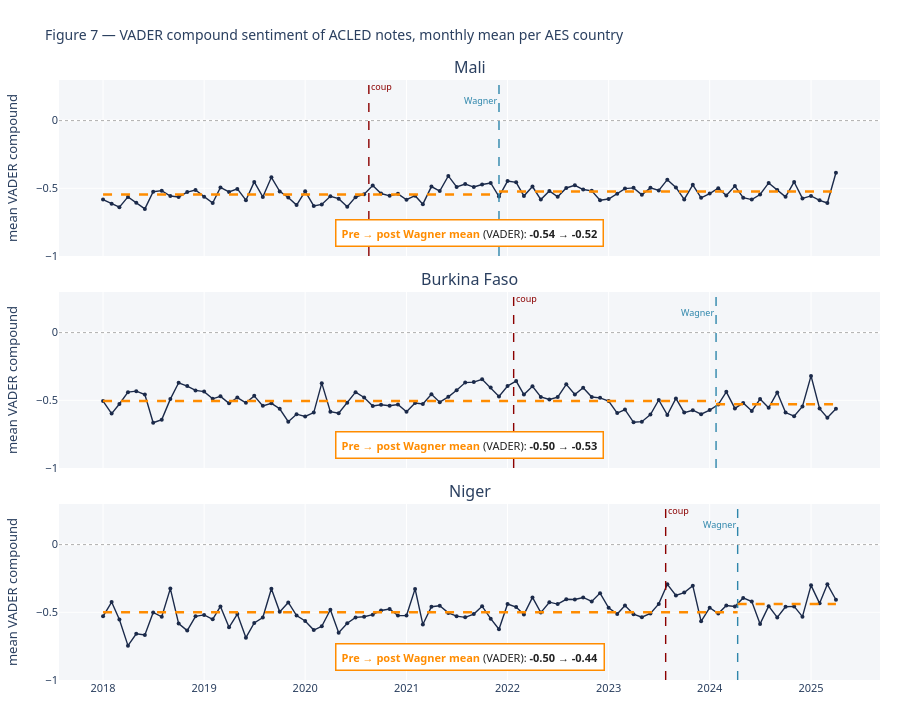

Notebook code cell kept with this figure:
### Markdown cell above
### Aggregate to monthly means and render Figure 7

Three-panel small-multiple, one row per AES country, with coup (red dashed) and Wagner-arrival (blue dashed) vertical reference lines. Values clipped to [-1, 0.3] for legibility.

### Code cell
# Monthly mean compound per country
month_sent = (aes.groupby(['country', 'year_month'])['vader_compound']
              .mean().reset_index())

# Treatment dates from final_stats
with open(STATS_PATH) as f:
    fs = json.load(f)
coup_dates = {
    'Mali': pd.Timestamp(fs['mali_first_coup']),
    'Burkina Faso': pd.Timestamp(fs['bf_first_coup']),
    'Niger': pd.Timestamp(fs['niger_first_coup']),
}
wagner_dates = {
    'Mali': pd.Timestamp(fs['mali_wagner_arrival']),
    'Burkina Faso': pd.Timestamp(fs['bf_wagner_arrival']),
    'Niger': pd.Timestamp(fs['niger_wagner_arrival']),
}

fig07 = make_subplots(rows=3, cols=1, shared_xaxes=True, vertical_spacing=0.06,
                       subplot_titles=('Mali', 'Burkina Faso', 'Niger'))
for r, ctry in enumerate(['Mali', 'Burkina Faso', 'Niger'], start=1):
    sub = month_sent[month_sent.country == ctry].sort_values('year_month')
    fig07.add_trace(
        go.Scatter(
            x=sub['year_month'], y=sub['vader_compound'],
            mode='lines+markers', line=dict(width=1.4, color='#1B2A4A'),
            marker=dict(size=4, color='#1B2A4A'),
            name=ctry, showlegend=False,
            hovertemplate='%{x|%b %Y}<br>mean compound = %{y:.3f}<extra></extra>',
        ), row=r, col=1)
    # Zero reference
    fig07.add_hline(y=0, line=dict(color='#999', dash='dot', width=0.8), row=r, col=1)
    # Coup vline (use literal x value; avoid Plotly annotation_position bug on datetime axes in subplots)
    fig07.add_shape(type='line', x0=coup_dates[ctry], x1=coup_dates[ctry], y0=-1, y1=0.3,
                     line=dict(color='#8B0000', dash='dash', width=1.4), row=r, col=1)
    fig07.add_annotation(x=coup_dates[ctry], y=0.25, text='coup', showarrow=False,
                          font=dict(size=9, color='#8B0000'), row=r, col=1, xanchor='left')
    fig07.add_shape(type='line', x0=wagner_dates[ctry], x1=wagner_dates[ctry], y0=-1, y1=0.3,
                     line=dict(color='#2E86AB', dash='dash', width=1.4), row=r, col=1)
    fig07.add_annotation(x=wagner_dates[ctry], y=0.15, text='Wagner', showarrow=False,
                          font=dict(size=9, color='#2E86AB'), row=r, col=1, xanchor='right')

    # Bright-orange mean lines + inline midpoint labels with opaque white
    # background so they don't visually overlap the dark navy data line.
    w_ts = wagner_dates[ctry]
    pre_v = sub[sub['year_month'] < w_ts]['vader_compound']
    post_v = sub[sub['year_month'] >= w_ts]['vader_compound']
    if len(pre_v) and len(post_v):
        pre_m = pre_v.mean(); post_m = post_v.mean()
        earliest = sub['year_month'].min(); latest = sub['year_month'].max()
        MEAN_COLOR = '#FF8C00'
        fig07.add_shape(type='line', x0=earliest, x1=w_ts, y0=pre_m, y1=pre_m,
                         line=dict(color=MEAN_COLOR, width=2.5, dash='dash'),
                         row=r, col=1)
        fig07.add_shape(type='line', x0=w_ts, x1=latest, y0=post_m, y1=post_m,
                         line=dict(color=MEAN_COLOR, width=2.5, dash='dash'),
                         row=r, col=1)
        # Single consolidated textbox per panel (bottom-center) with both means
        # and orange styling matching the orange mean lines above.
        xref_p_d = 'x domain' if r == 1 else f'x{r} domain'
        yref_p_d = 'y domain' if r == 1 else f'y{r} domain'
        means_text = (
            f'<b><span style="color:{MEAN_COLOR}">Pre → post Wagner mean</span></b> '
            f'(VADER): <b>{pre_m:.2f} → {post_m:.2f}</b>'
        )
        fig07.add_annotation(xref=xref_p_d, yref=yref_p_d, x=0.5, y=0.05,
                              xanchor='center', yanchor='bottom',
                              text=means_text, showarrow=False,
                              font=dict(size=11, color='#222'),
                              bgcolor='#FFFFFF', bordercolor=MEAN_COLOR,
                              borderwidth=1.5, borderpad=5)

fig07.update_layout(
    title=dict(text='Figure 7 — VADER compound sentiment of ACLED notes, monthly mean per AES country',
               font=dict(size=14)),
    height=720, margin=dict(t=80, l=30, r=20, b=40),
    paper_bgcolor='#FFFFFF', plot_bgcolor='#F4F6F9',
    font=dict(family='Segoe UI, system-ui, sans-serif', size=11),
)
fig07.update_yaxes(title_text='mean VADER compound', range=[-1, 0.3])
fig07.write_html(FIGS / 'fig_07_sentiment.html', include_plotlyjs='cdn', full_html=True)
fig07.show()
print('Saved fig_07_sentiment.html')

### Figure 1 — Plotly figure (JSON) as saved in the notebook; plotly's stock layout.template omitted (floating-point values rounded to 4 significant figures)
{"data": [{"hovertemplate": "%{x|%b %Y}<br>mean compound = %{y:.3f}<extra></extra>", "line": {"color": "#1B2A4A", "width": 1.4}, "marker": {"color": "#1B2A4A", "size": 4}, "mode": "lines+markers", "name": "Mali", "showlegend": false, "type": "scatter", "x": ["2018-01-01T00:00:00.000000", "2018-02-01T00:00:00.000000", "2018-03-01T00:00:00.000000", "2018-04-01T00:00:00.000000", "2018-05-01T00:00:00.000000", "2018-06-01T00:00:00.000000", "2018-07-01T00:00:00.000000", "2018-08-01T00:00:00.000000", "2018-09-01T00:00:00.000000", "2018-10-01T00:00:00.000000", "2018-11-01T00:00:00.000000", "2018-12-01T00:00:00.000000", "2019-01-01T00:00:00.000000", "2019-02-01T00:00:00.000000", "2019-03-01T00:00:00.000000", "2019-04-01T00:00:00.000000", "2019-05-01T00:00:00.000000", "2019-06-01T00:00:00.000000", "2019-07-01T00:00:00.000000", "2019-08-01T00:00:00.000000", "2019-09-01T00:00:00.000000", "2019-10-01T00:00:00.000000", "2019-11-01T00:00:00.000000", "2019-12-01T00:00:00.000000", "2020-01-01T00:00:00.000000", "2020-02-01T00:00:00.000000", "2020-03-01T00:00:00.000000", "2020-04-01T00:00:00.000000", "2020-05-01T00:00:00.000000", "2020-06-01T00:00:00.000000", "2020-07-01T00:00:00.000000", "2020-08-01T00:00:00.000000", "2020-09-01T00:00:00.000000", "2020-10-01T00:00:00.000000", "2020-11-01T00:00:00.000000", "2020-12-01T00:00:00.000000", "2021-01-01T00:00:00.000000", "2021-02-01T00:00:00.000000", "2021-03-01T00:00:00.000000", "2021-04-01T00:00:00.000000", "2021-05-01T00:00:00.000000", "2021-06-01T00:00:00.000000", "2021-07-01T00:00:00.000000", "2021-08-01T00:00:00.000000", "2021-09-01T00:00:00.000000", "2021-10-01T00:00:00.000000", "2021-11-01T00:00:00.000000", "2021-12-01T00:00:00.000000", "2022-01-01T00:00:00.000000", "2022-02-01T00:00:00.000000", "2022-03-01T00:00:00.000000", "2022-04-01T00:00:00.000000", "2022-05-01T00:00:00.000000", "2022-06-01T00:00:00.000000", "2022-07-01T00:00:00.000000", "2022-08-01T00:00:00.000000", "2022-09-01T00:00:00.000000", "2022-10-01T00:00:00.000000", "2022-11-01T00:00:00.000000", "2022-12-01T00:00:00.000000", "2023-01-01T00:00:00.000000", "2023-02-01T00:00:00.000000", "2023-03-01T00:00:00.000000", "2023-04-01T00:00:00.000000", "2023-05-01T00:00:00.000000", "2023-06-01T00:00:00.000000", "2023-07-01T00:00:00.000000", "2023-08-01T00:00:00.000000", "2023-09-01T00:00:00.000000", "2023-10-01T00:00:00.000000", "2023-11-01T00:00:00.000000", "2023-12-01T00:00:00.000000", "2024-01-01T00:00:00.000000", "2024-02-01T00:00:00.000000", "2024-03-01T00:00:00.000000", "2024-04-01T00:00:00.000000", "2024-05-01T00:00:00.000000", "2024-06-01T00:00:00.000000", "2024-07-01T00:00:00.000000", "2024-08-01T00:00:00.000000", "2024-09-01T00:00:00.000000", "2024-10-01T00:00:00.000000", "2024-11-01T00:00:00.000000", "2024-12-01T00:00:00.000000", "2025-01-01T00:00:00.000000", "2025-02-01T00:00:00.000000", "2025-03-01T00:00:00.000000", "2025-04-01T00:00:00.000000"], "xaxis": "x", "y": [-0.5835, -0.6134, -0.6394, -0.5636, -0.6063, -0.6519, -0.5251, -0.5172, -0.5572, -0.5639, -0.5276, -0.5124, -0.5617, -0.6088, -0.4934, -0.5264, -0.5047, -0.5877, -0.4527, -0.5636, -0.4188, -0.5227, -0.5677, -0.6239, -0.5225, -0.6301, -0.619, -0.5588, -0.5763, -0.6355, -0.5653, -0.5438, -0.4785, -0.5386, -0.5555, -0.5409, -0.5844, -0.5547, -0.6172, -0.4872, -0.5207, -0.4084, -0.4905, -0.4683, -0.4906, -0.472, -0.4603, -0.5607, -0.4466, -0.456, -0.5565, -0.4868, -0.5835, -0.52, -0.5629, -0.4976, -0.4782, -0.5091, -0.5185, -0.5877, -0.5794, -0.5403, -0.5023, -0.4967, -0.5482, -0.4966, -0.5154, -0.4361, -0.4932, -0.5821, -0.4745, -0.5698, -0.5391, -0.4989, -0.5529, -0.4834, -0.5694, -0.5831, -0.5457, -0.4604, -0.5123, -0.5632, -0.4531, -0.5747, -0.5562, -0.589, -0.6084, -0.3854], "yaxis": "y"}, {"hovertemplate": "%{x|%b %Y}<br>mean compound = %{y:.3f}<extra></extra>", "line": {"color": "#1B2A4A", "width": 1.4}, "marker": {"color": "#1B2A4A", "size": 4}, "mode": "lines+markers", "name": "Burkina Faso", "showlegend": false, "type": "scatter", "x": ["2018-01-01T00:00:00.000000", "2018-02-01T00:00:00.000000", "2018-03-01T00:00:00.000000", "2018-04-01T00:00:00.000000", "2018-05-01T00:00:00.000000", "2018-06-01T00:00:00.000000", "2018-07-01T00:00:00.000000", "2018-08-01T00:00:00.000000", "2018-09-01T00:00:00.000000", "2018-10-01T00:00:00.000000", "2018-11-01T00:00:00.000000", "2018-12-01T00:00:00.000000", "2019-01-01T00:00:00.000000", "2019-02-01T00:00:00.000000", "2019-03-01T00:00:00.000000", "2019-04-01T00:00:00.000000", "2019-05-01T00:00:00.000000", "2019-06-01T00:00:00.000000", "2019-07-01T00:00:00.000000", "2019-08-01T00:00:00.000000", "2019-09-01T00:00:00.000000", "2019-10-01T00:00:00.000000", "2019-11-01T00:00:00.000000", "2019-12-01T00:00:00.000000", "2020-01-01T00:00:00.000000", "2020-02-01T00:00:00.000000", "2020-03-01T00:00:00.000000", "2020-04-01T00:00:00.000000", "2020-05-01T00:00:00.000000", "2020-06-01T00:00:00.000000", "2020-07-01T00:00:00.000000", "2020-08-01T00:00:00.000000", "2020-09-01T00:00:00.000000", "2020-10-01T00:00:00.000000", "2020-11-01T00:00:00.000000", "2020-12-01T00:00:00.000000", "2021-01-01T00:00:00.000000", "2021-02-01T00:00:00.000000", "2021-03-01T00:00:00.000000", "2021-04-01T00:00:00.000000", "2021-05-01T00:00:00.000000", "2021-06-01T00:00:00.000000", "2021-07-01T00:00:00.000000", "2021-08-01T00:00:00.000000", "2021-09-01T00:00:00.000000", "2021-10-01T00:00:00.000000", "2021-11-01T00:00:00.000000", "2021-12-01T00:00:00.000000", "2022-01-01T00:00:00.000000", "2022-02-01T00:00:00.000000", "2022-03-01T00:00:00.000000", "2022-04-01T00:00:00.000000", "2022-05-01T00:00:00.000000", "2022-06-01T00:00:00.000000", "2022-07-01T00:00:00.000000", "2022-08-01T00:00:00.000000", "2022-09-01T00:00:00.000000", "2022-10-01T00:00:00.000000", "2022-11-01T00:00:00.000000", "2022-12-01T00:00:00.000000", "2023-01-01T00:00:00.000000", "2023-02-01T00:00:00.000000", "2023-03-01T00:00:00.000000", "2023-04-01T00:00:00.000000", "2023-05-01T00:00:00.000000", "2023-06-01T00:00:00.000000", "2023-07-01T00:00:00.000000", "2023-08-01T00:00:00.000000", "2023-09-01T00:00:00.000000", "2023-10-01T00:00:00.000000", "2023-11-01T00:00:00.000000", "2023-12-01T00:00:00.000000", "2024-01-01T00:00:00.000000", "2024-02-01T00:00:00.000000", "2024-03-01T00:00:00.000000", "2024-04-01T00:00:00.000000", "2024-05-01T00:00:00.000000", "2024-06-01T00:00:00.000000", "2024-07-01T00:00:00.000000", "2024-08-01T00:00:00.000000", "2024-09-01T00:00:00.000000", "2024-10-01T00:00:00.000000", "2024-11-01T00:00:00.000000", "2024-12-01T00:00:00.000000", "2025-01-01T00:00:00.000000", "2025-02-01T00:00:00.000000", "2025-03-01T00:00:00.000000", "2025-04-01T00:00:00.000000"], "xaxis": "x2", "y": [-0.5056, -0.5981, -0.5274, -0.4398, -0.4324, -0.4571, -0.6656, -0.6428, -0.4912, -0.3706, -0.3949, -0.4268, -0.4356, -0.489, -0.4708, -0.5225, -0.4795, -0.5188, -0.4672, -0.541, -0.5223, -0.5624, -0.6578, -0.6026, -0.6194, -0.5906, -0.3734, -0.5844, -0.5955, -0.5182, -0.4397, -0.4794, -0.5424, -0.5333, -0.5401, -0.5316, -0.5843, -0.5198, -0.5274, -0.4552, -0.514, -0.4745, -0.4262, -0.3692, -0.3655, -0.3449, -0.4056, -0.4716, -0.3942, -0.3578, -0.4575, -0.3966, -0.4754, -0.494, -0.4761, -0.382, -0.4571, -0.407, -0.4755, -0.4816, -0.5055, -0.5947, -0.5681, -0.6623, -0.6578, -0.6055, -0.4976, -0.6082, -0.4862, -0.5909, -0.5733, -0.6029, -0.5718, -0.5315, -0.4372, -0.5599, -0.5197, -0.579, -0.4911, -0.5558, -0.4418, -0.5904, -0.6169, -0.5451, -0.3196, -0.5612, -0.6286, -0.5616], "yaxis": "y2"}, {"hovertemplate": "%{x|%b %Y}<br>mean compound = %{y:.3f}<extra></extra>", "line": {"color": "#1B2A4A", "width": 1.4}, "marker": {"color": "#1B2A4A", "size": 4}, "mode": "lines+markers", "name": "Niger", "showlegend": false, "type": "scatter", "x": ["2018-01-01T00:00:00.000000", "2018-02-01T00:00:00.000000", "2018-03-01T00:00:00.000000", "2018-04-01T00:00:00.000000", "2018-05-01T00:00:00.000000", "2018-06-01T00:00:00.000000", "2018-07-01T00:00:00.000000", "2018-08-01T00:00:00.000000", "2018-09-01T00:00:00.000000", "2018-10-01T00:00:00.000000", "2018-11-01T00:00:00.000000", "2018-12-01T00:00:00.000000", "2019-01-01T00:00:00.000000", "2019-02-01T00:00:00.000000", "2019-03-01T00:00:00.000000", "2019-04-01T00:00:00.000000", "2019-05-01T00:00:00.000000", "2019-06-01T00:00:00.000000", "2019-07-01T00:00:00.000000", "2019-08-01T00:00:00.000000", "2019-09-01T00:00:00.000000", "2019-10-01T00:00:00.000000", "2019-11-01T00:00:00.000000", "2019-12-01T00:00:00.000000", "2020-01-01T00:00:00.000000", "2020-02-01T00:00:00.000000", "2020-03-01T00:00:00.000000", "2020-04-01T00:00:00.000000", "2020-05-01T00:00:00.000000", "2020-06-01T00:00:00.000000", "2020-07-01T00:00:00.000000", "2020-08-01T00:00:00.000000", "2020-09-01T00:00:00.000000", "2020-10-01T00:00:00.000000", "2020-11-01T00:00:00.000000", "2020-12-01T00:00:00.000000", "2021-01-01T00:00:00.000000", "2021-02-01T00:00:00.000000", "2021-03-01T00:00:00.000000", "2021-04-01T00:00:00.000000", "2021-05-01T00:00:00.000000", "2021-06-01T00:00:00.000000", "2021-07-01T00:00:00.000000", "2021-08-01T00:00:00.000000", "2021-09-01T00:00:00.000000", "2021-10-01T00:00:00.000000", "2021-11-01T00:00:00.000000", "2021-12-01T00:00:00.000000", "2022-01-01T00:00:00.000000", "2022-02-01T00:00:00.000000", "2022-03-01T00:00:00.000000", "2022-04-01T00:00:00.000000", "2022-05-01T00:00:00.000000", "2022-06-01T00:00:00.000000", "2022-07-01T00:00:00.000000", "2022-08-01T00:00:00.000000", "2022-09-01T00:00:00.000000", "2022-10-01T00:00:00.000000", "2022-11-01T00:00:00.000000", "2022-12-01T00:00:00.000000", "2023-01-01T00:00:00.000000", "2023-02-01T00:00:00.000000", "2023-03-01T00:00:00.000000", "2023-04-01T00:00:00.000000", "2023-05-01T00:00:00.000000", "2023-06-01T00:00:00.000000", "2023-07-01T00:00:00.000000", "2023-08-01T00:00:00.000000", "2023-09-01T00:00:00.000000", "2023-10-01T00:00:00.000000", "2023-11-01T00:00:00.000000", "2023-12-01T00:00:00.000000", "2024-01-01T00:00:00.000000", "2024-02-01T00:00:00.000000", "2024-03-01T00:00:00.000000", "2024-04-01T00:00:00.000000", "2024-05-01T00:00:00.000000", "2024-06-01T00:00:00.000000", "2024-07-01T00:00:00.000000", "2024-08-01T00:00:00.000000", "2024-09-01T00:00:00.000000", "2024-10-01T00:00:00.000000", "2024-11-01T00:00:00.000000", "2024-12-01T00:00:00.000000", "2025-01-01T00:00:00.000000", "2025-02-01T00:00:00.000000", "2025-03-01T00:00:00.000000", "2025-04-01T00:00:00.000000"], "xaxis": "x3", "y": [-0.5294, -0.424, -0.553, -0.7463, -0.6593, -0.6674, -0.5014, -0.5329, -0.3247, -0.5834, -0.635, -0.5293, -0.5193, -0.5519, -0.4564, -0.6107, -0.5132, -0.6873, -0.5787, -0.5387, -0.326, -0.4967, -0.427, -0.5238, -0.5639, -0.6314, -0.6034, -0.4812, -0.6506, -0.5805, -0.5376, -0.5325, -0.5177, -0.4867, -0.4753, -0.5245, -0.524, -0.327, -0.5897, -0.4591, -0.4518, -0.5043, -0.5286, -0.5373, -0.513, -0.4549, -0.5473, -0.6254, -0.4384, -0.4608, -0.5167, -0.3899, -0.5021, -0.4252, -0.439, -0.4037, -0.4055, -0.3905, -0.42, -0.3584, -0.4671, -0.5127, -0.4502, -0.5136, -0.5362, -0.5084, -0.4379, -0.2932, -0.3752, -0.3544, -0.3034, -0.5669, -0.4662, -0.5092, -0.4494, -0.4566, -0.3939, -0.4201, -0.5856, -0.4543, -0.5377, -0.4589, -0.4562, -0.5323, -0.3009, -0.4337, -0.2934, -0.4075], "yaxis": "y3"}], "layout": {"annotations": [{"font": {"size": 16}, "showarrow": false, "text": "Mali", "x": 0.5, "xanchor": "center", "xref": "paper", "y": 1.0, "yanchor": "bottom", "yref": "paper"}, {"font": {"size": 16}, "showarrow": false, "text": "Burkina Faso", "x": 0.5, "xanchor": "center", "xref": "paper", "y": 0.6467, "yanchor": "bottom", "yref": "paper"}, {"font": {"size": 16}, "showarrow": false, "text": "Niger", "x": 0.5, "xanchor": "center", "xref": "paper", "y": 0.2933, "yanchor": "bottom", "yref": "paper"}, {"font": {"color": "#8B0000", "size": 9}, "showarrow": false, "text": "coup", "x": "2020-08-18T00:00:00", "xanchor": "left", "xref": "x", "y": 0.25, "yref": "y"}, {"font": {"color": "#2E86AB", "size": 9}, "showarrow": false, "text": "Wagner", "x": "2021-12-01T00:00:00", "xanchor": "right", "xref": "x", "y": 0.15, "yref": "y"}, {"bgcolor": "#FFFFFF", "bordercolor": "#FF8C00", "borderpad": 5, "borderwidth": 1.5, "font": {"color": "#222", "size": 11}, "showarrow": false, "text": "<b><span style=\"color:#FF8C00\">Pre → post Wagner mean</span></b> (VADER): <b>-0.54 → -0.52</b>", "x": 0.5, "xanchor": "center", "xref": "x domain", "y": 0.05, "yanchor": "bottom", "yref": "y domain"}, {"font": {"color": "#8B0000", "size": 9}, "showarrow": false, "text": "coup", "x": "2022-01-23T00:00:00", "xanchor": "left", "xref": "x2", "y": 0.25, "yref": "y2"}, {"font": {"color": "#2E86AB", "size": 9}, "showarrow": false, "text": "Wagner", "x": "2024-01-24T00:00:00", "xanchor": "right", "xref": "x2", "y": 0.15, "yref": "y2"}, {"bgcolor": "#FFFFFF", "bordercolor": "#FF8C00", "borderpad": 5, "borderwidth": 1.5, "font": {"color": "#222", "size": 11}, "showarrow": false, "text": "<b><span style=\"color:#FF8C00\">Pre → post Wagner mean</span></b> (VADER): <b>-0.50 → -0.53</b>", "x": 0.5, "xanchor": "center", "xref": "x2 domain", "y": 0.05, "yanchor": "bottom", "yref": "y2 domain"}, {"font": {"color": "#8B0000", "size": 9}, "showarrow": false, "text": "coup", "x": "2023-07-26T00:00:00", "xanchor": "left", "xref": "x3", "y": 0.25, "yref": "y3"}, {"font": {"color": "#2E86AB", "size": 9}, "showarrow": false, "text": "Wagner", "x": "2024-04-11T00:00:00", "xanchor": "right", "xref": "x3", "y": 0.15, "yref": "y3"}, {"bgcolor": "#FFFFFF", "bordercolor": "#FF8C00", "borderpad": 5, "borderwidth": 1.5, "font": {"color": "#222", "size": 11}, "showarrow": false, "text": "<b><span style=\"color:#FF8C00\">Pre → post Wagner mean</span></b> (VADER): <b>-0.50 → -0.44</b>", "x": 0.5, "xanchor": "center", "xref": "x3 domain", "y": 0.05, "yanchor": "bottom", "yref": "y3 domain"}], "font": {"family": "Segoe UI, system-ui, sans-serif", "size": 11}, "height": 720, "margin": {"b": 40, "l": 30, "r": 20, "t": 80}, "paper_bgcolor": "#FFFFFF", "plot_bgcolor": "#F4F6F9", "shapes": [{"line": {"color": "#999", "dash": "dot", "width": 0.8}, "type": "line", "x0": 0, "x1": 1, "xref": "x domain", "y0": 0, "y1": 0, "yref": "y"}, {"line": {"color": "#8B0000", "dash": "dash", "width": 1.4}, "type": "line", "x0": "2020-08-18T00:00:00", "x1": "2020-08-18T00:00:00", "xref": "x", "y0": -1, "y1": 0.3, "yref": "y"}, {"line": {"color": "#2E86AB", "dash": "dash", "width": 1.4}, "type": "line", "x0": "2021-12-01T00:00:00", "x1": "2021-12-01T00:00:00", "xref": "x", "y0": -1, "y1": 0.3, "yref": "y"}, {"line": {"color": "#FF8C00", "dash": "dash", "width": 2.5}, "type": "line", "x0": "2018-01-01T00:00:00", "x1": "2021-12-01T00:00:00", "xref": "x", "y0": -0.545, "y1": -0.545, "yref": "y"}, {"line": {"color": "#FF8C00", "dash": "dash", "width": 2.5}, "type": "line", "x0": "2021-12-01T00:00:00", "x1": "2025-04-01T00:00:00", "xref": "x", "y0": -0.5238, "y1": -0.5238, "yref": "y"}, {"line": {"color": "#999", "dash": "dot", "width": 0.8}, "type": "line", "x0": 0, "x1": 1, "xref": "x2 domain", "y0": 0, "y1": 0, "yref": "y2"}, {"line": {"color": "#8B0000", "dash": "dash", "width": 1.4}, "type": "line", "x0": "2022-01-23T00:00:00", "x1": "2022-01-23T00:00:00", "xref": "x2", "y0": -1, "y1": 0.3, "yref": "y2"}, {"line": {"color": "#2E86AB", "dash": "dash", "width": 1.4}, "type": "line", "x0": "2024-01-24T00:00:00", "x1": "2024-01-24T00:00:00", "xref": "x2", "y0": -1, "y1": 0.3, "yref": "y2"}, {"line": {"color": "#FF8C00", "dash": "dash", "width": 2.5}, "type": "line", "x0": "2018-01-01T00:00:00", "x1": "2024-01-24T00:00:00", "xref": "x2", "y0": -0.5042, "y1": -0.5042, "yref": "y2"}, {"line": {"color": "#FF8C00", "dash": "dash", "width": 2.5}, "type": "line", "x0": "2024-01-24T00:00:00", "x1": "2025-04-01T00:00:00", "xref": "x2", "y0": -0.5293, "y1": -0.5293, "yref": "y2"}, {"line": {"color": "#999", "dash": "dot", "width": 0.8}, "type": "line", "x0": 0, "x1": 1, "xref": "x3 domain", "y0": 0, "y1": 0, "yref": "y3"}, {"line": {"color": "#8B0000", "dash": "dash", "width": 1.4}, "type": "line", "x0": "2023-07-26T00:00:00", "x1": "2023-07-26T00:00:00", "xref": "x3", "y0": -1, "y1": 0.3, "yref": "y3"}, {"line": {"color": "#2E86AB", "dash": "dash", "width": 1.4}, "type": "line", "x0": "2024-04-11T00:00:00", "x1": "2024-04-11T00:00:00", "xref": "x3", "y0": -1, "y1": 0.3, "yref": "y3"}, {"line": {"color": "#FF8C00", "dash": "dash", "width": 2.5}, "type": "line", "x0": "2018-01-01T00:00:00", "x1": "2024-04-11T00:00:00", "xref": "x3", "y0": -0.4989, "y1": -0.4989, "yref": "y3"}, {"line": {"color": "#FF8C00", "dash": "dash", "width": 2.5}, "type": "line", "x0": "2024-04-11T00:00:00", "x1": "2025-04-01T00:00:00", "xref": "x3", "y0": -0.4395, "y1": -0.4395, "yref": "y3"}], "title": {"font": {"size": 14}, "text": "Figure 7 — VADER compound sentiment of ACLED notes, monthly mean per AES country"}, "xaxis": {"anchor": "y", "domain": [0.0, 1.0], "matches": "x3", "showticklabels": false}, "xaxis2": {"anchor": "y2", "domain": [0.0, 1.0], "matches": "x3", "showticklabels": false}, "xaxis3": {"anchor": "y3", "domain": [0.0, 1.0]}, "yaxis": {"anchor": "x", "domain": [0.7067, 1.0], "range": [-1, 0.3], "title": {"text": "mean VADER compound"}}, "yaxis2": {"anchor": "x2", "domain": [0.3533, 0.6467], "range": [-1, 0.3], "title": {"text": "mean VADER compound"}}, "yaxis3": {"anchor": "x3", "domain": [0.0, 0.2933], "range": [-1, 0.3], "title": {"text": "mean VADER compound"}}}}
